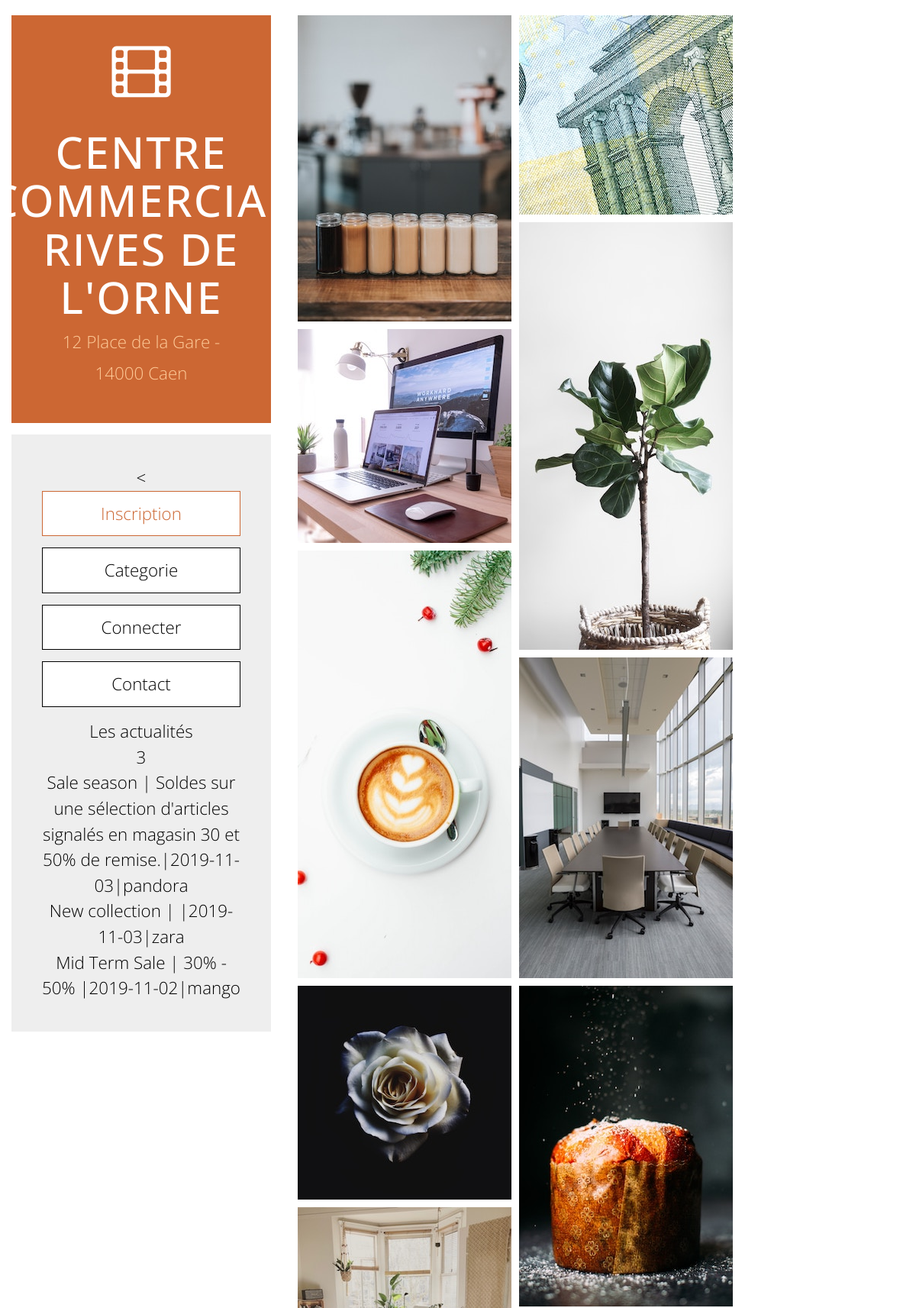
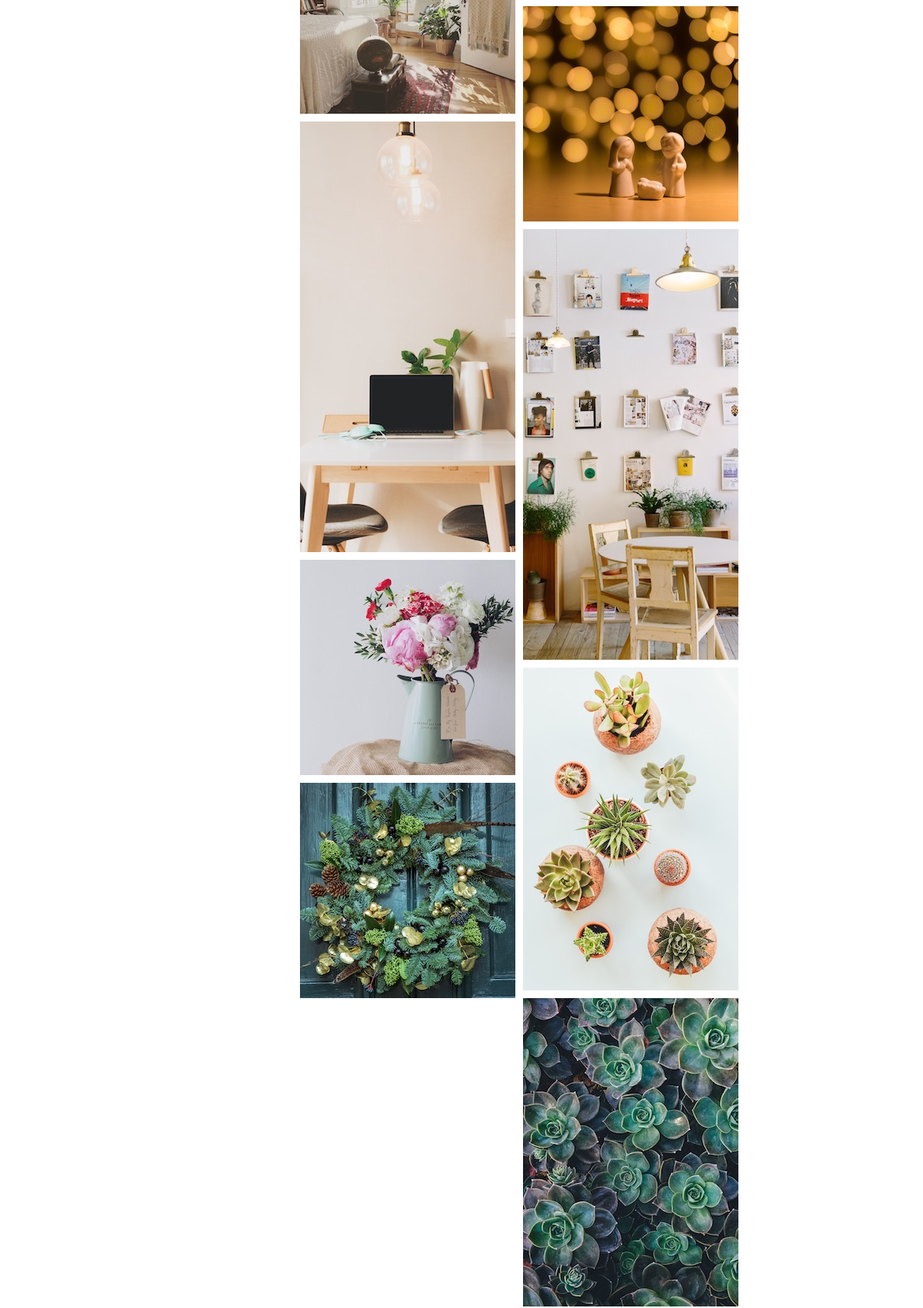
The page / (upper part) on the database its author committed (2 pictures, top to bottom).
### tables this page shows
CREATE TABLE IF NOT EXISTS `t_news_new` (
  `new_num` int(11) NOT NULL,
  `new_titre` varchar(60) NOT NULL,
  `new_texte` varchar(200) NOT NULL,
  `new_date` date NOT NULL,
  `new_etat` char(1) NOT NULL,
  `cpt_pseudo` varchar(60) NOT NULL,
  PRIMARY KEY (`new_num`),
  KEY `t_new_t_cpt_FK` (`cpt_pseudo`)
);

### index.php (the view, shortened to what this page needs)
<!DOCTYPE html>
<html lang="en">
<head>
    <link rel="stylesheet" href="font-awesome-4.7.0/css/font-awesome.min.css">
    <link rel="stylesheet" href="css/bootstrap.min.css">
    <link rel="stylesheet" href="css/tooplate-style.css">
      </head>
      <body>
        <div class="container-fluid">
            <div class="tm-body">
                <div class="tm-sidebar sticky">
                    <section id="welcome" class="tm-content-box tm-banner margin-b-15">
                        <div class="tm-banner-inner">
                            <i class="fa fa-film fa-4x margin-b-40"></i>
                            <h1 class="tm-banner-title">Centre commercial Rives de l'Orne</h1>
                            <p class="tm-banner-subtitle"> 12 Place de la Gare - 14000 Caen</p>
                   	        <?php
			                 $mysqli = new mysqli('localhost','zphannu00','gezi3uf9','zfl2-zphannu00');
                            ?>
                        </div>
                    </section>
                    <nav class="tm-main-nav">
                        <ul class="tm-main-nav-ul">
                            <li class="tm-nav-item"><<a href="inscription.php" class="tm-nav-item-link tm-button active">Inscription</a>
                            </li>
                            <li class="tm-nav-item"><a href="affichagecategorie.php" class="tm-nav-item-link tm-button">Categorie</a>
                            </li>
                            <li class="tm-nav-item"><a href="session.php" class="tm-nav-item-link tm-button">Connecter</a>
                            </li>
                            <li class="tm-nav-item"><a href="contact.php" class="tm-nav-item-link tm-button">Contact</a>
                            </li>
                            <?php
                            $requete2="SELECT * FROM t_news_new;";
                            echo "Les actualités";
                            $result2 = $mysqli->query($requete2);
                            if ($result2 == false)
                            {
                             echo "Error: La requête a echoué \n";
                             echo "Errno: " . $mysqli->errno . "\n";
                             echo "Error: " . $mysqli->error . "\n";
                             exit();
                            }
                            else
                            {
                            echo "<br />";
                            echo($result2->num_rows);
                            echo "<br />";
                            while ($new = $result2->fetch_assoc())
                            {
                             echo ($new['new_titre'] . ' | ' . $new['new_texte']. '|' . $new['new_date']. '|' .$new['cpt_pseudo']);
                             echo "<br />";
                            }
                            }
                            ?>
                        </ul>
                    </nav>
                </div>
                <div class="tm-main-content tm-gallery-container">
                    <div class="grid">
                        <div class="grid-item"><img src="img/gallery-img-23-01.jpg" alt="Image"></div>
                        <div class="grid-item"><img src="img/gallery-img-11-01.jpg" alt="Image"></div>
                        <div class="grid-item"><img src="img/gallery-img-12-01.jpg" alt="Image"></div>
                        <div class="grid-item"><img src="img/gallery-img-11-02.jpg" alt="Image"></div>
                        <div class="grid-item"><img src="img/gallery-img-12-02.jpg" alt="Image"></div>
                        <div class="grid-item"><img src="img/gallery-img-23-02.jpg" alt="Image"></div>
                        <div class="grid-item"><img src="img/gallery-img-11-03.jpg" alt="Image"></div>
                        <div class="grid-item"><img src="img/gallery-img-23-03.jpg" alt="Image"></div>
                        <div class="grid-item"><img src="img/gallery-img-11-04.jpg" alt="Image"></div>
                        <div class="grid-item"><img src="img/gallery-img-11-05.jpg" alt="Image"></div>
                        <div class="grid-item"><img src="img/gallery-img-12-03.jpg" alt="Image"></div>
                        <div class="grid-item"><img src="img/gallery-img-12-04.jpg" alt="Image"></div>
                        <div class="grid-item"><img src="img/gallery-img-11-06.jpg" alt="Image"></div>
                        <div class="grid-item"><img src="img/gallery-img-23-04.jpg" alt="Image"></div>
                        <div class="grid-item"><img src="img/gallery-img-11-07.jpg" alt="Image"></div>
                        <div class="grid-item"><img src="img/gallery-img-23-05.jpg" alt="Image"></div>
                    </div>
                </div>
            </div>
        </div>
    </body>
    </html>

### css/tooplate-style.css (style rules this page uses)
ul { padding: 0; margin: 0; }
p { line-height: 1.8; }
p:last-child { margin-bottom: 0; }
body { color: #000; font-family: 'Open Sans', Helvetica, Arial, sans-serif; font-size: 18px; font-weight: 300; overflow-x: hidden; }
.margin-b-15 { margin-bottom: 15px; }
.margin-b-40 { margin-bottom: 40px; }
.tm-sidebar { float: none; width: 100%; max-width: 100%; margin-bottom: 20px; }
.tm-body { margin-top: 20px; position: relative; overflow-x: hidden; overflow-y: auto; }
.tm-main-nav { background-color: #EEEEEE; font-size: 1.4rem; }
.tm-main-nav-ul { text-align: center; -webkit-box-flex: 1; -webkit-flex: 1; -ms-flex: 1; flex: 1; display: -webkit-box; display: -webkit-flex; display: -ms-flexbox; display: flex; -webkit-box-orient: vertical; -webkit-box-direction: normal; -webkit-flex-direction: column; -ms-flex-direction: column; flex-direction: column; -webkit-box-align: center; -webkit-align-items: center; -ms-flex-align: center; align-items: center; -webkit-box-pack: center; -webkit-justify-content: center; -ms-flex-pack: center; justify-content: center; }
.tm-nav-item { list-style: none; margin-bottom: 15px; width: 100%; }
.tm-nav-item-link { padding: 10px; width: 100%; }
.tm-button, .tm-button:focus { background-color: #fff; border: 1px solid #000; border-radius: 0; color: #000; display: block; -webkit-transition: all 0.3s ease; transition: all 0.3s ease; }
.tm-button:hover, .tm-button.active { background-color: #fff; border: 1px solid #CC6733; color: #CC6733; text-decoration: none; }
.tm-banner { padding: 0; }
.tm-banner-inner { background-color: #CC6733; color: white; height: 100%; padding: 35px 35px 45px; text-align: center; display: -webkit-box; display: -webkit-flex; display: -ms-flexbox; display: flex; -webkit-box-orient: vertical; -webkit-box-direction: normal; -webkit-flex-direction: column; -ms-flex-direction: column; flex-direction: column; -webkit-box-align: center; -webkit-align-items: center; -ms-flex-align: center; align-items: center; -webkit-box-pack: center; -webkit-justify-content: center; -ms-flex-pack: center; justify-content: center; }
.tm-banner-title { font-size: 3.6rem; letter-spacing: 2px; text-transform: uppercase; }
.tm-banner-subtitle { color: #FECB99; font-size: 1.4rem; }
.tm-gallery-container { overflow-y: hidden; }
.grid { max-width: 1165px; margin: 0 auto; }
.grid:after { content: ''; display: block; clear: both; }
.grid-item { margin: 5px; }
.tm-content-box { margin-top: 60px; }
.tm-content-box:first-child { margin-top: 0; }
.grid { position: relative; margin: -1.5rem auto; list-style: none; text-align: center; }
@media (min-width: 992px) { .container-fluid { max-width: 992px; } }
@media (min-width: 992px) { .tm-sidebar { float: left; width: 260px; } }
@media (min-width: 992px) { .tm-sidebar.sticky { position: fixed; top: 20px; } }
@media (min-width: 992px) { .tm-main-content { margin-left: 290px; } }
@media (min-width: 992px) { .grid { margin: -1.5rem auto -1.5rem 0; } }
@media (min-width: 1200px) { .container-fluid { max-width: 1200px; } }
@media (min-width: 1200px) { .tm-sidebar { width: 340px; } }
@media (min-width: 1200px) { .tm-nav-item-link { padding: 12px; } }
@media (min-width: 1200px) { .tm-main-content { margin-left: 370px; } }
.tm-main-nav { display: -webkit-box; display: -webkit-flex; display: -ms-flexbox; display: flex; height: 100%; padding: 40px; }

### rows shown on the page
t_news_new: new_titre "Sale season", new_texte "Soldes sur une sélection d'articles signalés en magasin 30 et 50% de remise.", new_date "2019-11-03", cpt_pseudo "pandora"
t_news_new: new_titre "New collection", new_date "2019-11-03", cpt_pseudo "zara"
t_news_new: new_titre "Mid Term Sale", new_texte "30% - 50%", new_date "2019-11-02", cpt_pseudo "mango"

### other values the page prints
$result2->num_rows "3"
